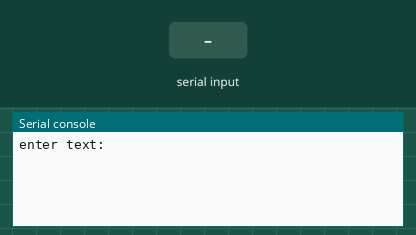
Bench run of a program on a simulated CircuitPython board. Parts: the last lines printed to the serial console. Inputs (shaded band) come from the test bench.

Above: at 1.2 s.
1.3 s: "A" typed at the serial console, then Enter
At 2.5 s:
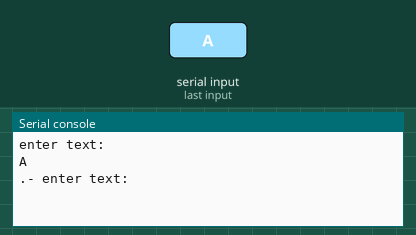
2.8 s: "B" typed at the serial console, then Enter
At 3.8 s:
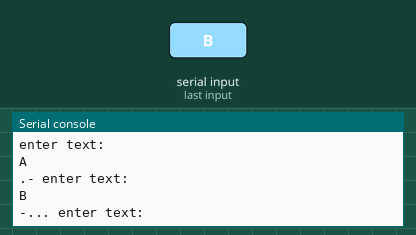
4.3 s: "C" typed at the serial console, then Enter
At 5.0 s:
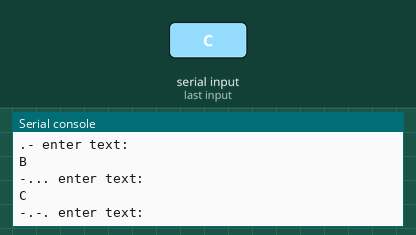
5.8 s: "D" typed at the serial console, then Enter
At 7.0 s:
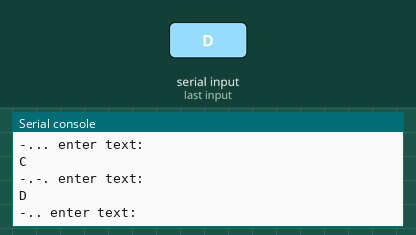
7.3 s: "E" typed at the serial console, then Enter
At 8.4 s:
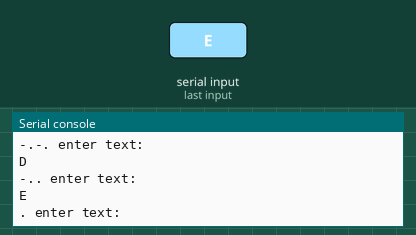
8.8 s: "F" typed at the serial console, then Enter
At 9.6 s:
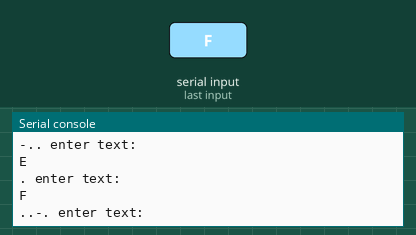

The program:

Morse_Code_Part_1.py
```python
# type: ignore
import busio
import board
import time

inputv = 0


MORSE_CODE = { 'A':'.-', 'B':'-...',
    'C':'-.-.', 'D':'-..', 'E':'.',
    'F':'..-.', 'G':'--.', 'H':'....',
    'I':'..', 'J':'.---', 'K':'-.-',
    'L':'.-..', 'M':'--', 'N':'-.',
    'O':'---', 'P':'.--.', 'Q':'--.-',
    'R':'.-.', 'S':'...', 'T':'-',
    'U':'..-', 'V':'...-', 'W':'.--',
    'X':'-..-', 'Y':'-.--', 'Z':'--..',
    '1':'.----', '2':'..---', '3':'...--',
    '4':'....-', '5':'.....', '6':'-....',
    '7':'--...', '8':'---..', '9':'----.',
    '0':'-----', ', ':'--..--', '.':'.-.-.-',
    '?':'..--..', '/':'-..-.', '-':'-....-',
    '(':'-.--.', ')':'-.--.-'}

while True:
    inputv = input("enter text:")
    Uppervalue = inputv.upper()
    for letter in Uppervalue:
        print(MORSE_CODE[letter], end = " ")
```

Measured:
- after the input at 1.3 s, the serial console: prints a new line at once (image 1)
- after the input at 2.8 s, the serial console: prints a new line at once (image 2)
- after the input at 4.3 s, the serial console: prints a new line at once (image 3)
- after the input at 5.8 s, the serial console: prints a new line at once (image 4)
- after the input at 7.3 s, the serial console: prints a new line at once (image 5)
- after the input at 8.8 s, the serial console: prints a new line at once (image 6)
